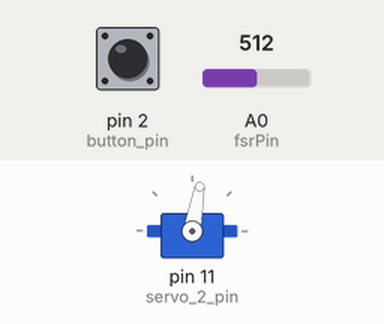
A sketch run on a simulated Arduino Uno, built with avr-gcc and run on an emulated ATmega328P. On the bench: servo. The test bench sets the inputs (shaded band); at power-on: pin 2 (button_pin) LOW, A0 (fsrPin) = 512. What the sketch prints to the serial monitor is not drawn.

Above: at 1.2 s.
1.3 s: pin 2 (button_pin) pulled HIGH for 3.2 s
6.0 s: pin 2 (button_pin) driven HIGH
9.0 s: A0 (fsrPin) set to 362
10.5 s: A0 (fsrPin) set to 336
At 12.35 s:
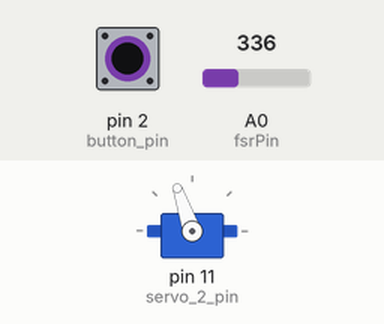
At 18.0 s:
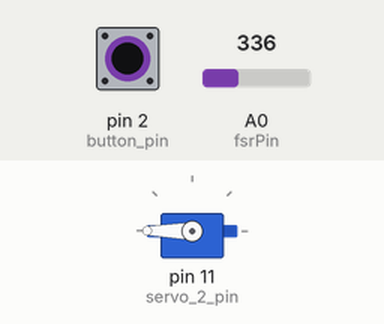
Timing chart, 0 to 19.5 s (numbered marks = the images above; inputs shaded):
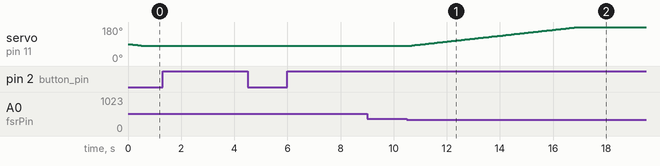

The sketch:

1servotrymoreangle.ino
```cpp
#include <VarSpeedServo.h>

// Servo
VarSpeedServo servo_1;
VarSpeedServo servo_2;
int servo_2_pin = 11;  // digital pin 10 (PWM)
// The direction of the rotation is actually backward
int MAX2 = 220;
int MIN2 = 80;
int turnSpeed = 10; // the turn speed, see "VarSpeedServo Details" for information
int currAng2; // holds second servo's measurement
int minPW = 500;   // 20 kg-cm Digital Servo: 500 - 2500
int maxPW = 2500;  // Analog Hobby Servo: 1500 - 1900

// Force Sensor
int fsrPin = 0; // the FSR and ~10K pulldown are connected to a0
int fsrReading; // the analog reading from the FSR resistor divider
int graspThresh = 350; // the analog reading after which the pressure is strong enough to grasp something: the higher, the stronger

// Button
int button_pin = 2;
int current;         // Current state of the button
                     // (LOW is pressed b/c i'm using the pullup resistors)
long millis_held;    // How long the button was held (milliseconds)
long secs_held;      // How long the button was held (seconds)
long prev_secs_held; // How long the button was held in the previous check
byte previous = HIGH;
unsigned long firstTime; // how long since the button was first pressed


// VarSpeedServo Details
  // slowmove(newpos, speed)
  // 0 = fastest speed
  // 1 = slowest speed
  // 2 - 255 = slow to fast, somewhere in between, there is usually a cap

void setup() {
  servo_2.attach(servo_2_pin, minPW, maxPW);
  pinMode(button_pin,INPUT);
  Serial.begin(9600);

  // Start at angle 0
  servo_2.slowmove(MIN2,turnSpeed);
  currAng2 = servo_2.read();
  while(currAng2 < MIN2){
    Serial.println("Setting Up");
    currAng2 = servo_2.read();
  }
  Serial.println(currAng2);
}

void loop() {
  // CHECK for GRAB COMMAND
  while(!isHold()){
    // Do Nothing
    Serial.println("Resting");
  }

//  // CHECK FOR SLIGHT TOUCH
//  while(!isTouch()){
//    // Do Nothing
//    Serial.println("Waiting for Touch");
//  }

  // STARTING GRASP
  servo_2.slowmove(MAX2, turnSpeed);
  currAng2 = servo_2.read();
  Serial.println(currAng2);

  // Continue turning UNLESS we are grasping
  while(currAng2 < MAX2){
    if(isGrasp()){                             // If met with resistance, interrupt old angle with most current angle and
                                               // break out of loop
      servo_2.slowmove(currAng2,turnSpeed);
      break;
    }
    Serial.println("Grasping");
    Serial.println(currAng2);
    currAng2 = servo_2.read();
  } // If nothing held, stop at angle defined by MAX

  // CHECK for RELEASE COMMAND
  while(!isHold()){  // Hold here until button is pressed again
    // Do Nothing
    Serial.println("Holding");
  }

  // RELEASING
  servo_2.slowmove(MIN2, turnSpeed);
  currAng2 = servo_2.read();
  // Continue opening
  while(currAng2 > MIN2){
    Serial.println("Opening");
    Serial.println(currAng2);
    currAng2 = servo_2.read();
  }  // Stop at angle defined by MIN

}


// Checks if we have grasped an item at a specified force threshold
bool isGrasp(){
  fsrReading = analogRead(fsrPin);
//  Serial.println("Force Reading:");
//  Serial.print(fsrReading);
  if(fsrReading > graspThresh){ return true;}
  return false;
}

// Checks if the force sensor is barely touching
bool isTouch(){
  fsrReading = analogRead(fsrPin);
  if(fsrReading > 100){ return true;}
  return false;
}

// Checks if button to grab is clicked
// Positive logic
bool grabRelease(){
  if(digitalRead(button_pin) == HIGH){ return true;}
  return false;
}

// Implements a hold for the button
// Positive logic
bool isHold(){
  current = digitalRead(button_pin);  // get current reading

  // if the button state changes to pressed, remember the start time
  if (current == LOW && previous == HIGH && (millis() - firstTime) > 200) {
    firstTime = millis();
  }

  // get elapsed time
  millis_held = (millis() - firstTime);
  secs_held = millis_held / 1000;

  // if elapsed time is greater than 50 milliseconds, there is no mistake
  if (millis_held > 50){
    // if elapsed time is greater than 1 second, the button has been held
    if(secs_held > 1){
      Serial.println("HELD");
      return true;
    }
  }
  // Otherwise, the button has not been held for long enough
  return false;
}
```

Measured:
- the behaviour switches between 351 and 350 on A0 (fsrPin) (found by bisection; images 0 and 1)
- after the input at 10.5 s, servo on pin 11 (servo_2_pin): moves from 80° to 180° over 6.4 s, starting at once
